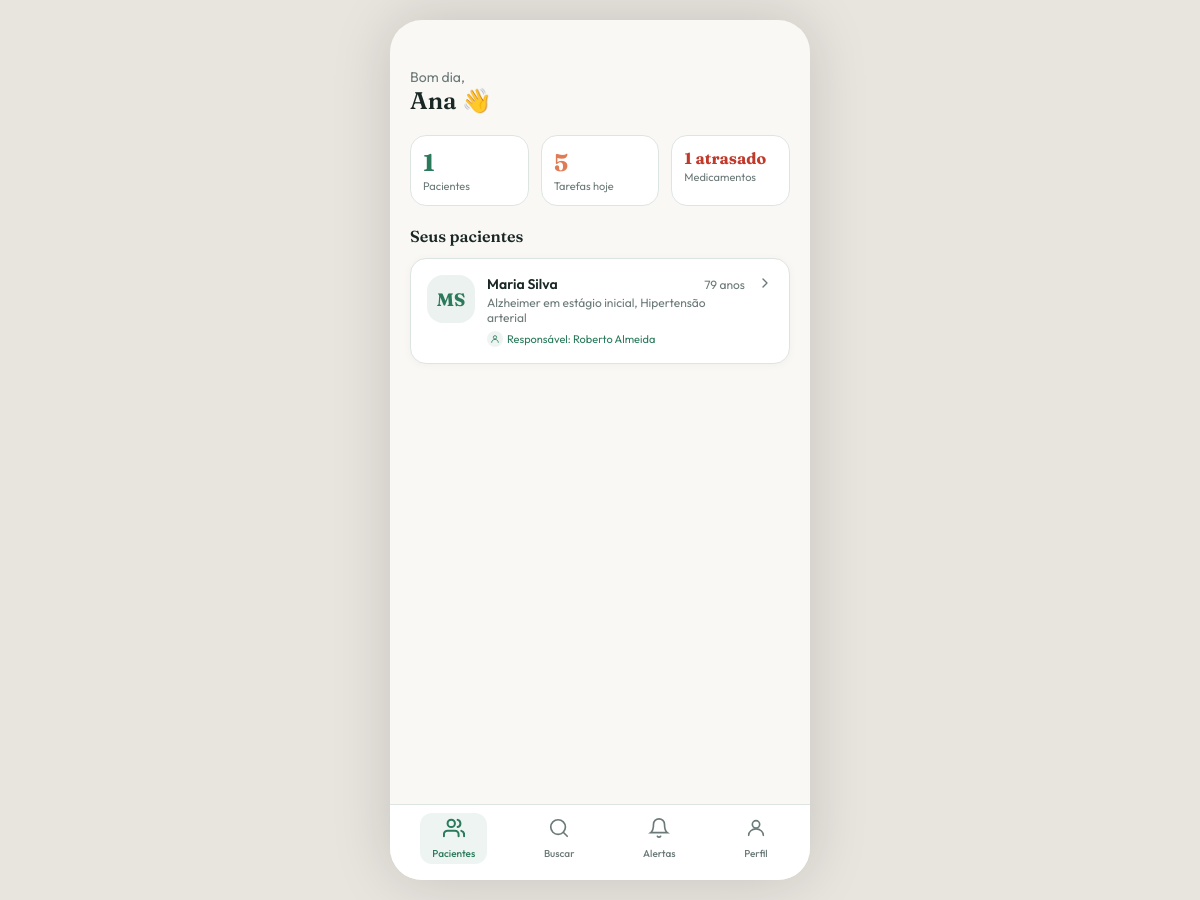
Screenshot of /home.php (signed in) with the database file from the repository.
### tables this page shows
CREATE TABLE usuario (
    id SERIAL PRIMARY KEY,
    nome_completo VARCHAR(150) NOT NULL,
    email VARCHAR(150) UNIQUE NOT NULL,
    senha_hash VARCHAR(255) NOT NULL,
    telefone VARCHAR(20) NOT NULL,
    tipo_usuario VARCHAR(20) NOT NULL CHECK (tipo_usuario IN ('responsavel', 'cuidador')),
    criado_em TIMESTAMP DEFAULT CURRENT_TIMESTAMP
);

CREATE TABLE idoso (
    id SERIAL PRIMARY KEY,
    responsavel_id BIGINT UNSIGNED NOT NULL,
    nome_completo VARCHAR(150) NOT NULL,
    data_nascimento DATE NOT NULL,
    condicoes_medicas TEXT,
    telefone_emergencia VARCHAR(20) NOT NULL,
    criado_em TIMESTAMP DEFAULT CURRENT_TIMESTAMP,
    CONSTRAINT fk_idoso_responsavel FOREIGN KEY (responsavel_id) REFERENCES usuario(id) ON DELETE CASCADE
);

### includes/functions.php (called while the page is built, shortened)
<?php
require_once __DIR__ . '/../config/database.php';
function isLoggedIn(): bool
{
    return isset($_SESSION['user_id']);
}
function currentUser(): ?array
{
    $stmt = getDB()->prepare('SELECT * FROM usuario WHERE id = ?');
    $stmt->execute([$_SESSION['user_id']]);
    $user = $stmt->fetch();
    return $user ?: null;
}
function iniciais(string $nome): string
{
    $partes = preg_split('/\s+/', trim($nome));
    $partes = array_slice($partes, 0, 2);
    $temMb = function_exists('mb_substr') && function_exists('mb_strtoupper');
    $letras = array_map(function ($p) use ($temMb) {
        $primeira = $temMb ? mb_substr($p, 0, 1) : substr($p, 0, 1);
        return $temMb ? mb_strtoupper($primeira) : strtoupper($primeira);
    }, $partes);
    return implode('', $letras);
}
function calcularIdade(string $dataNascimento): int
{
    $nasc = new DateTime($dataNascimento);
    $hoje = new DateTime('now');
    return $hoje->diff($nasc)->y;
}
function e(?string $str): string
{
    return htmlspecialchars($str ?? '', ENT_QUOTES, 'UTF-8');
}

### config/database.php (called while the page is built, shortened)
<?php
function getDB(): PDO
{
    static $pdo = null;
    if ($pdo !== null) {
        return $pdo;
    }
    $dbHost = getenv('DB_HOST') ?: '127.0.0.1';
    $dbName = getenv('DB_NAME') ?: 'bd_cuida_idoso';
    $dbUser = getenv('DB_USER') ?: 'root';
    $dbPass = getenv('DB_PASS') ?: '';
    $charset = 'utf8mb4';
    try {
        $dsn = "mysql:host={$dbHost};dbname={$dbName};charset={$charset}";
        $pdo = new PDO($dsn, $dbUser, $dbPass, [
            PDO::ATTR_ERRMODE => PDO::ERRMODE_EXCEPTION,
            PDO::ATTR_DEFAULT_FETCH_MODE => PDO::FETCH_ASSOC,
            PDO::ATTR_EMULATE_PREPARES => false,
        ]);
    } catch (PDOException $e) {
        try {
            $dsnNoDb = "mysql:host={$dbHost};charset={$charset}";
            $tmp = new PDO($dsnNoDb, $dbUser, $dbPass, [PDO::ATTR_ERRMODE => PDO::ERRMODE_EXCEPTION]);
            $tmp->exec("CREATE DATABASE IF NOT EXISTS `{$dbName}` CHARACTER SET {$charset} COLLATE {$charset}_unicode_ci");
            $pdo = new PDO("mysql:host={$dbHost};dbname={$dbName};charset={$charset}", $dbUser, $dbPass, [
                PDO::ATTR_ERRMODE => PDO::ERRMODE_EXCEPTION,
                PDO::ATTR_DEFAULT_FETCH_MODE => PDO::FETCH_ASSOC,
                PDO::ATTR_EMULATE_PREPARES => false,
            ]);
        } catch (PDOException $e2) {
            throw $e2;
        }
    }
    $check = $pdo->query("SHOW TABLES LIKE 'usuario'")->fetch();
    return $pdo;
}

### home.php (the view, shortened to what this page needs)
<?php
require_once __DIR__ . '/includes/functions.php';
$user = currentUser();
$db = getDB();
if ($user['tipo_usuario'] === 'responsavel') {
  $stmt = $db->prepare('SELECT * FROM idoso WHERE responsavel_id = ? ORDER BY id');
  $stmt->execute([$user['id']]);
  $idosos = $stmt->fetchAll();
} else {
  $stmt = $db->prepare('SELECT i.*, u.nome_completo AS responsavel_nome
  FROM idoso i
  JOIN cuidador_idoso ci ON ci.idoso_id = i.id
  JOIN usuario u ON i.responsavel_id = u.id
  LEFT JOIN cuidador c ON c.id = ci.cuidador_id
  WHERE (ci.cuidador_id = ? OR c.usuario_id = ?) AND ci.status = ? ORDER BY i.id');
  $stmt->execute([$user['id'], $user['id'], 'ativo']);
  $idosos = $stmt->fetchAll();
}
$idosoIds = array_column($idosos, 'id');
$placeholders = $idosoIds ? implode(',', array_fill(0, count($idosoIds), '?')) : "''";
$tarefasHoje = 0;
$medsAtrasados = 0;
if ($idosoIds) {
    $stmt = $db->prepare("SELECT COUNT(*) FROM tarefa WHERE idoso_id IN ($placeholders)");
    $stmt->execute($idosoIds);
    $tarefasHoje = (int)$stmt->fetchColumn();
    $stmt = $db->prepare("SELECT COUNT(*) FROM historico_medicamento hm JOIN medicamento m ON hm.medicamento_id = m.id WHERE m.idoso_id IN ($placeholders) AND hm.status = 'atrasado'");
    $stmt->execute($idosoIds);
    $medsAtrasados = (int)$stmt->fetchColumn();
}
$primeiroNome = explode(' ', $user['nome_completo'])[0];
require __DIR__ . '/includes/layout_top.php';
?>
<div class="app-body">
  <div style="padding:48px 20px 8px;">
    <div class="flex items-start justify-between">
      <div>
        <p class="text-sm text-muted">Bom dia,</p>
        <h1 class="serif font-semibold" style="font-size:24px;"><?= e($primeiroNome) ?> 👋</h1>
      </div>
    </div>
  </div>
  <div style="padding:12px 20px;">
    <div class="grid grid-cols-3" style="gap:12px;">
      <div class="card" style="padding:12px;">
        <p class="serif font-bold" style="font-size:24px;color:var(--primary);"><?= count($idosos) ?></p>
        <p style="font-size:11px;color:var(--muted-foreground);margin-top:2px;">Pacientes</p>
      </div>
      <div class="card" style="padding:12px;">
        <p class="serif font-bold" style="font-size:24px;color:var(--accent);"><?= $tarefasHoje ?></p>
        <p style="font-size:11px;color:var(--muted-foreground);margin-top:2px;">Tarefas hoje</p>
      </div>
      <div class="card" style="padding:12px;">
        <p class="serif font-bold" style="font-size:16px;color:#c0392b;"><?= $medsAtrasados ?> atrasado<?= $medsAtrasados !== 1 ? 's' : '' ?></p>
        <p style="font-size:11px;color:var(--muted-foreground);margin-top:2px;">Medicamentos</p>
      </div>
    </div>
  </div>
  <div class="flex-1" style="padding:0 20px;">
    <div class="flex items-center justify-between" style="margin:8px 0 12px;">
      <h2 class="serif font-semibold" style="font-size:16px;">Seus pacientes</h2>
    </div>
    <div class="flex flex-col gap-3" style="padding-bottom:16px;">
      <?php foreach ($idosos as $i => $idoso):
        $cor = AVATAR_CORES[$i % count(AVATAR_CORES)];
        $idade = calcularIdade($idoso['data_nascimento']);
      ?>
        <a href="patient.php?id=<?= (int)$idoso['id'] ?>" class="card card-shadow" style="display:block;">
          <div class="flex items-start gap-3">
            <div class="avatar" style="width:48px;height:48px;font-size:18px;background-color:<?= $cor ?>18;color:<?= $cor ?>;">
              <?= e(iniciais($idoso['nome_completo'])) ?>
            </div>
            <div class="flex-1">
              <div class="flex items-center justify-between gap-2">
                <p class="font-semibold text-sm truncate"><?= e($idoso['nome_completo']) ?></p>
                <span class="text-xs text-muted shrink-0"><?= $idade ?> anos</span>
              </div>
              <p class="text-xs text-muted line-clamp-2" style="margin-top:2px;"><?= e($idoso['condicoes_medicas']) ?></p>
              <?php if ($user['tipo_usuario'] === 'responsavel' && !empty($idoso['cuidador_atual'])): ?>
                <div class="flex items-center gap-1" style="margin-top:6px;">
                  <div style="width:16px;height:16px;border-radius:999px;background-color:var(--secondary);display:flex;align-items:center;justify-content:center;">
                    <svg width="10" height="10" fill="none" viewBox="0 0 24 24"><circle cx="12" cy="8" r="4" stroke="var(--primary)" stroke-width="2"/><path d="M4 20c0-4 3.6-7 8-7s8 3 8 7" stroke="var(--primary)" stroke-width="2" stroke-linecap="round"/></svg>
                  </div>
                  <span style="font-size:11px;color:var(--primary);"><?= e($idoso['cuidador_atual']) ?></span>
                </div>
              <?php elseif ($user['tipo_usuario'] === 'cuidador' && !empty($idoso['responsavel_nome'])): ?>
                <div class="flex items-center gap-1" style="margin-top:6px;">
                  <div style="width:16px;height:16px;border-radius:999px;background-color:var(--secondary);display:flex;align-items:center;justify-content:center;">
                    <svg width="10" height="10" fill="none" viewBox="0 0 24 24"><circle cx="12" cy="8" r="4" stroke="var(--primary)" stroke-width="2"/><path d="M4 20c0-4 3.6-7 8-7s8 3 8 7" stroke="var(--primary)" stroke-width="2" stroke-linecap="round"/></svg>
                  </div>
                  <span style="font-size:11px;color:var(--primary);">Responsável: <?= e($idoso['responsavel_nome']) ?></span>
                </div>
              <?php endif; ?>
            </div>
            <svg width="16" height="16" fill="none" viewBox="0 0 24 24" class="shrink-0"><path d="m9 18 6-6-6-6" stroke="var(--muted-foreground)" stroke-width="2" stroke-linecap="round" stroke-linejoin="round"/></svg>
          </div>
        </a>
      <?php endforeach; ?>
    </div>
  </div>
</div>
<?php $activeTab = 'home'; require __DIR__ . '/includes/bottomnav_component.php'; ?>
<?php require __DIR__ . '/includes/layout_bottom.php'; ?>

### assets/css/style.css (style rules this page uses)
:root { --background: #FAF8F5; --foreground: #1A2825; --card: #FFFFFF; --card-foreground: #1A2825; --primary: #2A7A5B; --primary-foreground: #FFFFFF; --secondary: #EEF4F1; --secondary-foreground: #2A7A5B; --muted: #F0EDE8; --muted-foreground: #6B7A78; --accent: #E07B54; --accent-foreground: #FFFFFF; --border: #DDE5E3; --ring: #2A7A5B; --radius: 14px; --danger: #c0392b; --danger-bg: #c0392b18; --blue: #5B7ABA; --purple: #8B5BAA; }
* { box-sizing: border-box; }
html, body { height: 100%; margin: 0; padding: 0; }
body { font-family: 'Outfit', sans-serif; background-color: #E8E4DE; color: var(--foreground); -webkit-font-smoothing: antialiased; }
h1, h2, h3 { font-family: 'Fraunces', serif; margin: 0; }
p { margin: 0; }
a { text-decoration: none; color: inherit; }
.app-body { flex: 1; min-height: 0; display: flex; flex-direction: column; overflow-y: auto; scrollbar-width: none; }
.flex { display: flex; }
.flex-col { flex-direction: column; }
.items-center { align-items: center; }
.items-start { align-items: flex-start; }
.justify-between { justify-content: space-between; }
.gap-1 { gap: 4px; }
.gap-2 { gap: 8px; }
.gap-3 { gap: 12px; }
.flex-1 { flex: 1; min-width: 0; }
.shrink-0 { flex-shrink: 0; }
.grid { display: grid; }
.grid-cols-3 { grid-template-columns: repeat(3, 1fr); }
.truncate { overflow: hidden; text-overflow: ellipsis; white-space: nowrap; }
.card { background-color: var(--card); border: 1px solid var(--border); border-radius: 16px; padding: 16px; }
.card-shadow { box-shadow: 0 1px 8px rgba(0,0,0,0.04); }
.avatar { border-radius: 16px; display: flex; align-items: center; justify-content: center; font-family: 'Fraunces', serif; font-weight: 700; flex-shrink: 0; }
.text-xs { font-size: 12px; }
.text-sm { font-size: 14px; }
.text-muted { color: var(--muted-foreground); }
.font-semibold { font-weight: 600; }
.font-bold { font-weight: 700; }
.serif { font-family: 'Fraunces', serif; }
.line-clamp-2 { display: -webkit-box; -webkit-line-clamp: 2; -webkit-box-orient: vertical; overflow: hidden; }

### rows the page displays
usuario: nome_completo "Ana"
idoso: nome_completo "MS", nome_completo "Maria Silva", data_nascimento "79", condicoes_medicas "Alzheimer em estágio inicial, Hipertensão arterial", responsavel.nome_completo "Roberto Almeida"

### other values shown
count($idosos) "1"
$tarefasHoje "5"
$medsAtrasados "1"
$tab['label'] "Pacientes"
$tab['label'] "Buscar"
$tab['label'] "Alertas"
$tab['label'] "Perfil"
